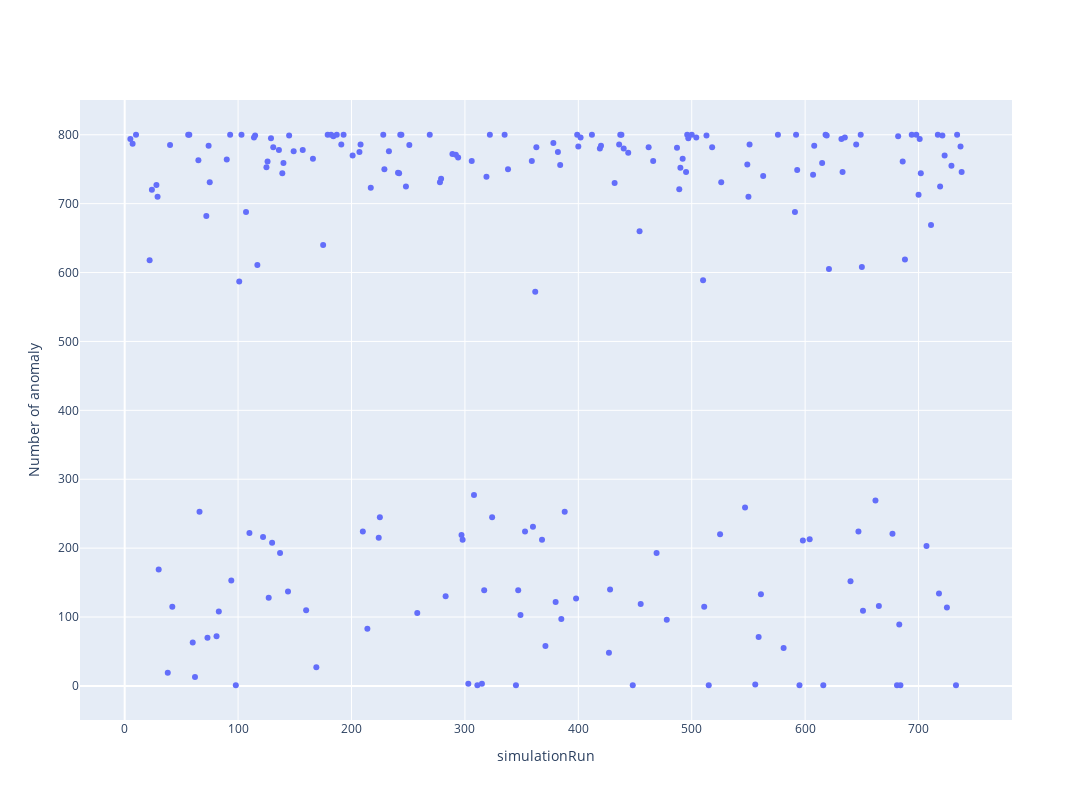

The code cell stored with this chart in its notebook:
### Code cell
import plotly.graph_objects as go

fig = go.Figure()
plot_data = desc_pred.query("faultNumber==1").groupby("simulationRun").count()

fig.add_trace(go.Scatter(x=plot_data.index, y=plot_data["faultNumber"], mode='markers'))

fig.update_layout(width = 1400, height = 800, xaxis_title='simulationRun', yaxis_title='Number of anomaly')

### Figure 1 — Plotly figure (JSON) as saved in the notebook; plotly's stock layout.template omitted (floating-point values rounded to 4 significant figures; data arrays with more than 128 entries replaced by an {"elided": "..."} marker saying what was removed)
{"data": [{"mode": "markers", "type": "scatter", "x": {"elided": "210 int values"}, "y": {"elided": "210 int values"}}], "layout": {"height": 800, "width": 1400, "xaxis": {"title": {"text": "simulationRun"}}, "yaxis": {"title": {"text": "Number of anomaly"}}}}
